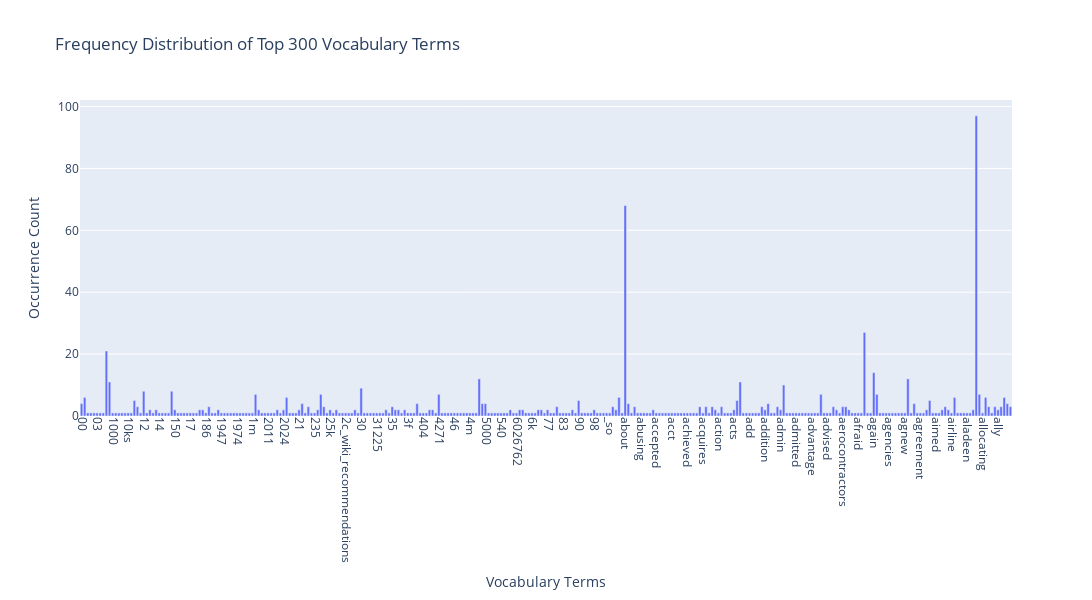

Here is the notebook cell this chart was saved with:
### Code cell
# Exercise 12
import plotly.express as px

# Calculate word occurrence counts across the entire document collection
word_counts = np.array(df_counts.sum(axis=0)).flatten()

# Choose the first 300 vocabulary items (adjustable to 50/100 for better performance)
vocabulary_items = count_vect.get_feature_names_out()[:300]
word_frequencies = word_counts[:300]

# Generate an interactive frequency visualization
chart = px.bar(
    x=vocabulary_items,
    y=word_frequencies,
    labels={'x': "Vocabulary Terms", 'y': "Occurrence Count"},
    title="Frequency Distribution of Top 300 Vocabulary Terms",
)

# Improve label readability by rotating them
chart.update_layout(xaxis_tickangle=90, width=1200, height=600)

chart.show()

### Figure 1 — Plotly figure (JSON) as saved in the notebook; plotly's stock layout.template omitted (floating-point values rounded to 4 significant figures; data arrays with more than 128 entries replaced by an {"elided": "..."} marker saying what was removed)
{"data": [{"hovertemplate": "Vocabulary Terms=%{x}<br>Occurrence Count=%{y}<extra></extra>", "legendgroup": "", "marker": {"color": "#636efa", "pattern": {"shape": ""}}, "name": "", "orientation": "v", "showlegend": false, "textposition": "auto", "type": "bar", "x": {"elided": "300 str values"}, "xaxis": "x", "y": {"elided": "300 int values"}, "yaxis": "y"}], "layout": {"barmode": "relative", "height": 600, "legend": {"tracegroupgap": 0}, "title": {"text": "Frequency Distribution of Top 300 Vocabulary Terms"}, "width": 1200, "xaxis": {"anchor": "y", "domain": [0, 1], "tickangle": 90, "title": {"text": "Vocabulary Terms"}}, "yaxis": {"anchor": "x", "domain": [0, 1], "title": {"text": "Occurrence Count"}}}}
